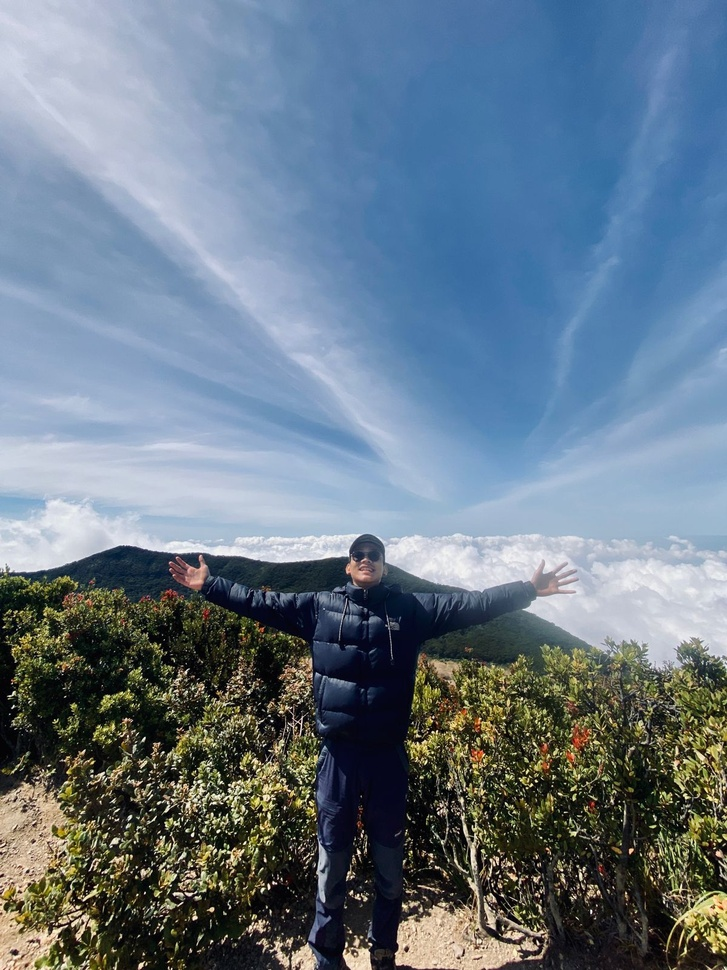
#> input picture Nabil.jpeg, 727 x 970 px, shrunk from 1200 x 1600 before the run
$ python tugas.py
#> lines starting #> are read from the running program, lines starting #| are printed output that depends on the picture
import matplotlib.pyplot as plt
import numpy as np
import cv2
from skimage import img_as_float, img_as_ubyte
from skimage.util import random_noise
from skimage.filters import rank
from skimage.morphology import disk
from skimage.metrics import peak_signal_noise_ratio as psnr, structural_similarity as ssim

# === 1. Membaca foto pribadi ===
image_path = "Nabil.jpeg"
image_bgr = cv2.imread(image_path)
#> image_bgr is the input picture: shape (970, 727, 3); mean B, G, R 136.1, 120.6, 103.7
if image_bgr is None:
    raise FileNotFoundError(f"Gambar '{image_path}' tidak ditemukan. Pastikan file ada di folder yang sama.")

# Konversi ke grayscale agar sesuai dengan operasi rank filter
image_gray = cv2.cvtColor(image_bgr, cv2.COLOR_BGR2GRAY)
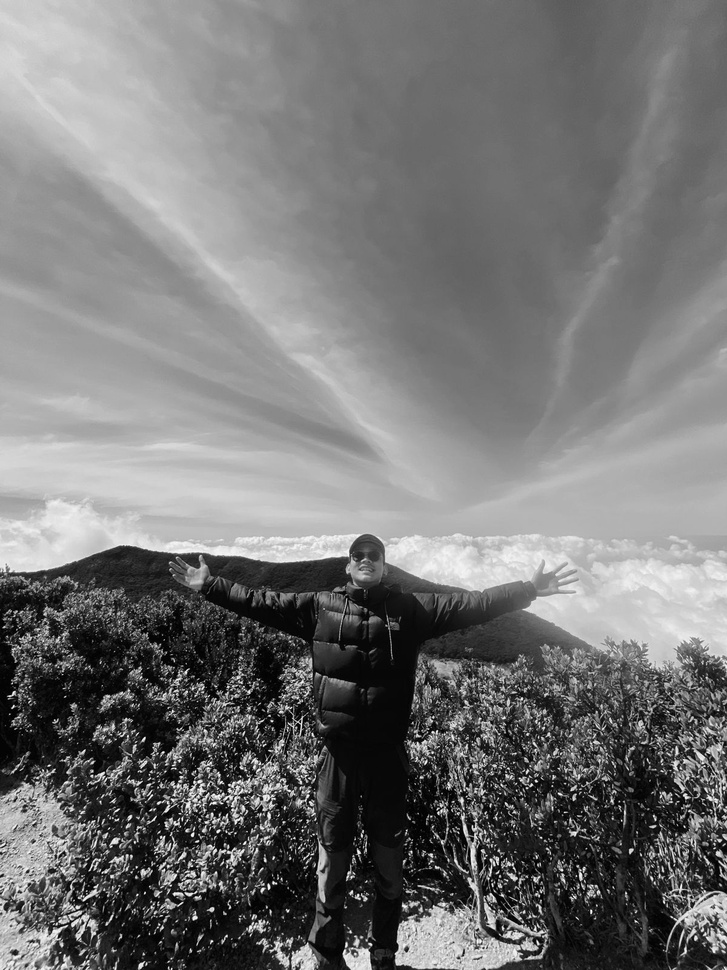
#> image_gray: shape (970, 727); min 0, max 255, mean 117.3
image = img_as_float(image_gray)

# === 2. Tambahkan noise (misal salt & pepper) ===
noisy = random_noise(image, mode='s&p', amount=0.1)
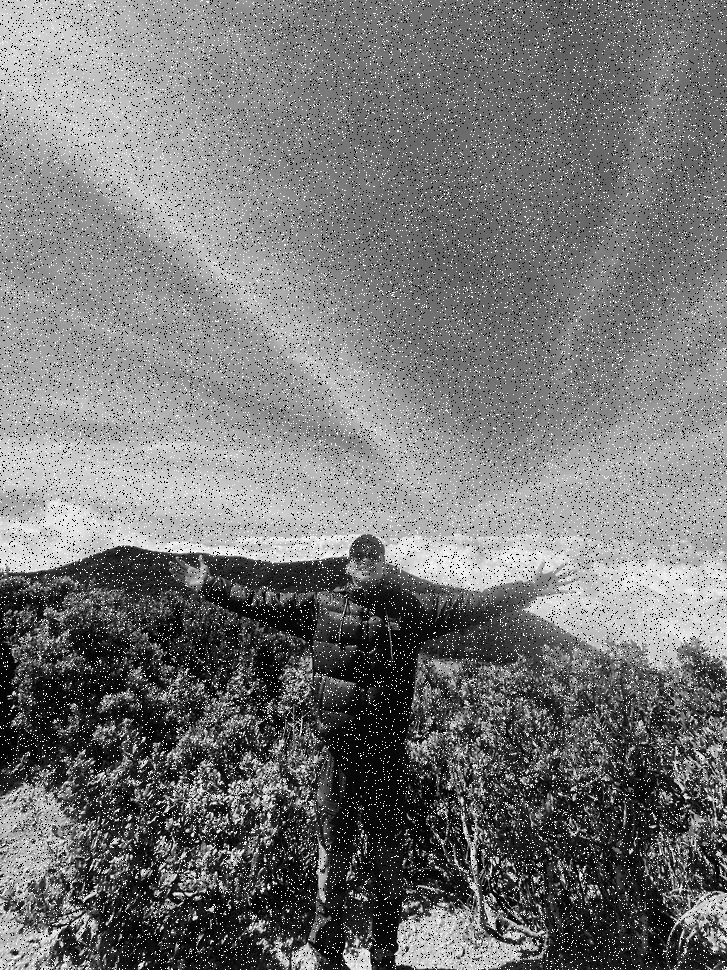
#> noisy: shape (970, 727) float64; min 0, max 1, mean 0.464

# === 3. Filtering dengan mean, min, median, dan max filter ===
noisy_ubyte = img_as_ubyte(noisy)

mean_filtered = rank.mean(noisy_ubyte, footprint=disk(3))
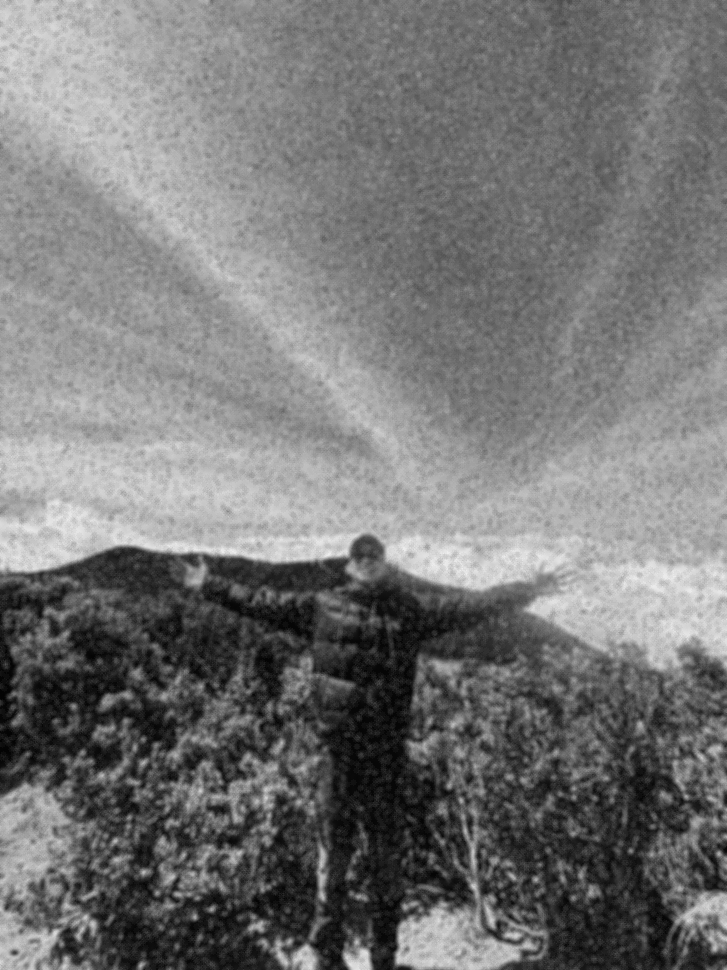
#> mean_filtered: shape (970, 727); min 3, max 238, mean 117.8
min_filtered = rank.minimum(noisy_ubyte, footprint=disk(3))
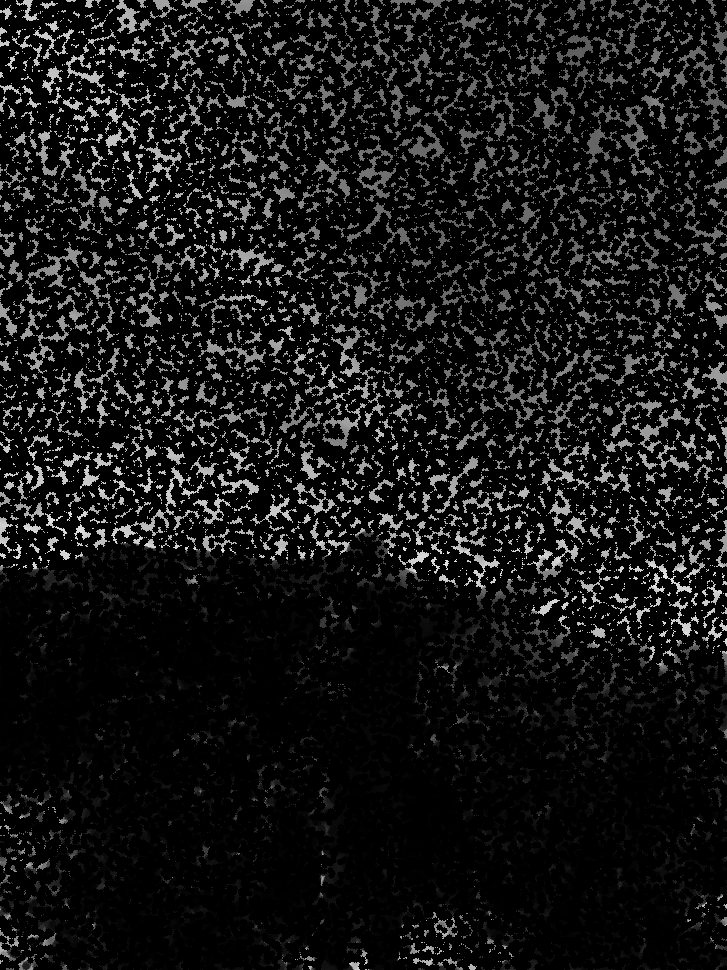
#> min_filtered: shape (970, 727); min 0, max 235, mean 21.7
median_filtered = rank.median(noisy_ubyte, footprint=disk(3))
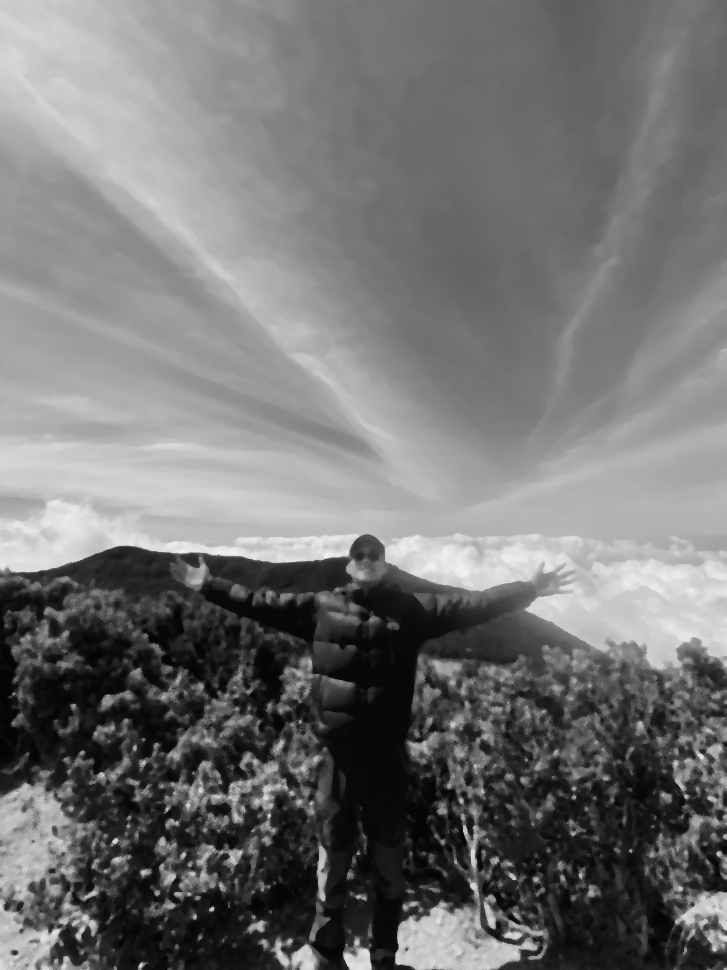
#> median_filtered: shape (970, 727); min 3, max 240, mean 115.1
max_filtered = rank.maximum(noisy_ubyte, footprint=disk(3))
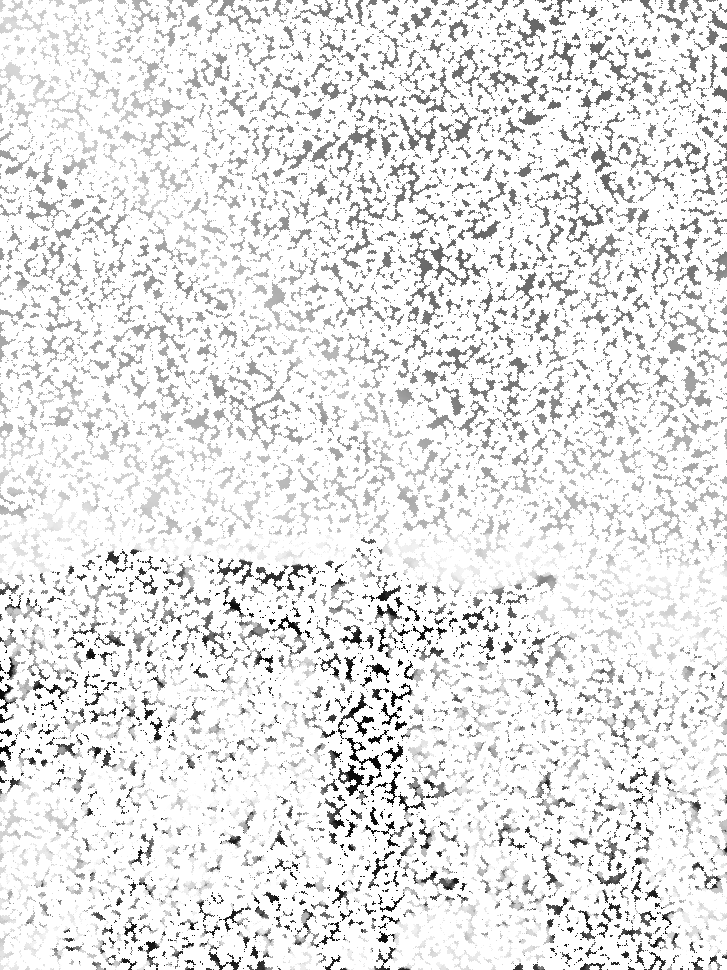
#> max_filtered: shape (970, 727); min 4, max 255, mean 230.8

# Kembalikan ke float [0,1] untuk evaluasi
mean_filtered_float = img_as_float(mean_filtered)
min_filtered_float = img_as_float(min_filtered)
median_filtered_float = img_as_float(median_filtered)
max_filtered_float = img_as_float(max_filtered)

# === 4. Evaluasi dengan PSNR dan SSIM ===
metrics = {
    "Noisy": {
        "PSNR": psnr(image, noisy),
        "SSIM": ssim(image, noisy, data_range=1.0)
    },
    "Mean Filtered": {
        "PSNR": psnr(image, mean_filtered_float),
        "SSIM": ssim(image, mean_filtered_float, data_range=1.0)
    },
    "Min Filtered": {
        "PSNR": psnr(image, min_filtered_float),
        "SSIM": ssim(image, min_filtered_float, data_range=1.0)
    },
    "Median Filtered": {
        "PSNR": psnr(image, median_filtered_float),
        "SSIM": ssim(image, median_filtered_float, data_range=1.0)
    },
    "Max Filtered": {
        "PSNR": psnr(image, max_filtered_float),
        "SSIM": ssim(image, max_filtered_float, data_range=1.0)
    }
}

# === 5. Visualisasi hasil ===
fig, axes = plt.subplots(1, 6, figsize=(18, 6))
ax = axes.ravel()

ax[0].imshow(image, cmap='gray')
ax[0].set_title("Original")
ax[0].axis('off')

ax[1].imshow(noisy, cmap='gray')
ax[1].set_title("Noisy")
ax[1].axis('off')

ax[2].imshow(mean_filtered, cmap='gray')
ax[2].set_title("Mean Filter")
ax[2].axis('off')

ax[3].imshow(min_filtered, cmap='gray')
ax[3].set_title("Min Filter")
ax[3].axis('off')

ax[4].imshow(median_filtered, cmap='gray')
ax[4].set_title("Median Filter")
ax[4].axis('off')

ax[5].imshow(max_filtered, cmap='gray')
ax[5].set_title("Max Filter")
ax[5].axis('off')

plt.tight_layout()
plt.show()

# === 6. Cetak hasil evaluasi di terminal ===
print("HASIL EVALUASI FILTERING")
for name, vals in metrics.items():
    print(f"{name:<15} -> PSNR: {vals['PSNR']:.2f}, SSIM: {vals['SSIM']:.4f}")
#> this loop made 5 passes
#> (name, vals) on passes 1 to 5: ('Noisy', {'PSNR': 15.03, 'SSIM': 0.228}), ('Mean Filtered', {'PSNR': 20.71, 'SSIM': 0.523}), ('Min Filtered', {'PSNR': 6.61, 'SSIM': 0.0195}), ('Median Filtered', {'PSNR': 21.6, 'SSIM': 0.788}), ('Max Filtered', {'PSNR': 5.45, 'SSIM': 0.0897})
#| Noisy           -> PSNR: 15.03, SSIM: 0.2283
#| Mean Filtered   -> PSNR: 20.71, SSIM: 0.5234
#| Min Filtered    -> PSNR: 6.61, SSIM: 0.0195
#| Median Filtered -> PSNR: 21.60, SSIM: 0.7880
#| Max Filtered    -> PSNR: 5.45, SSIM: 0.0897
